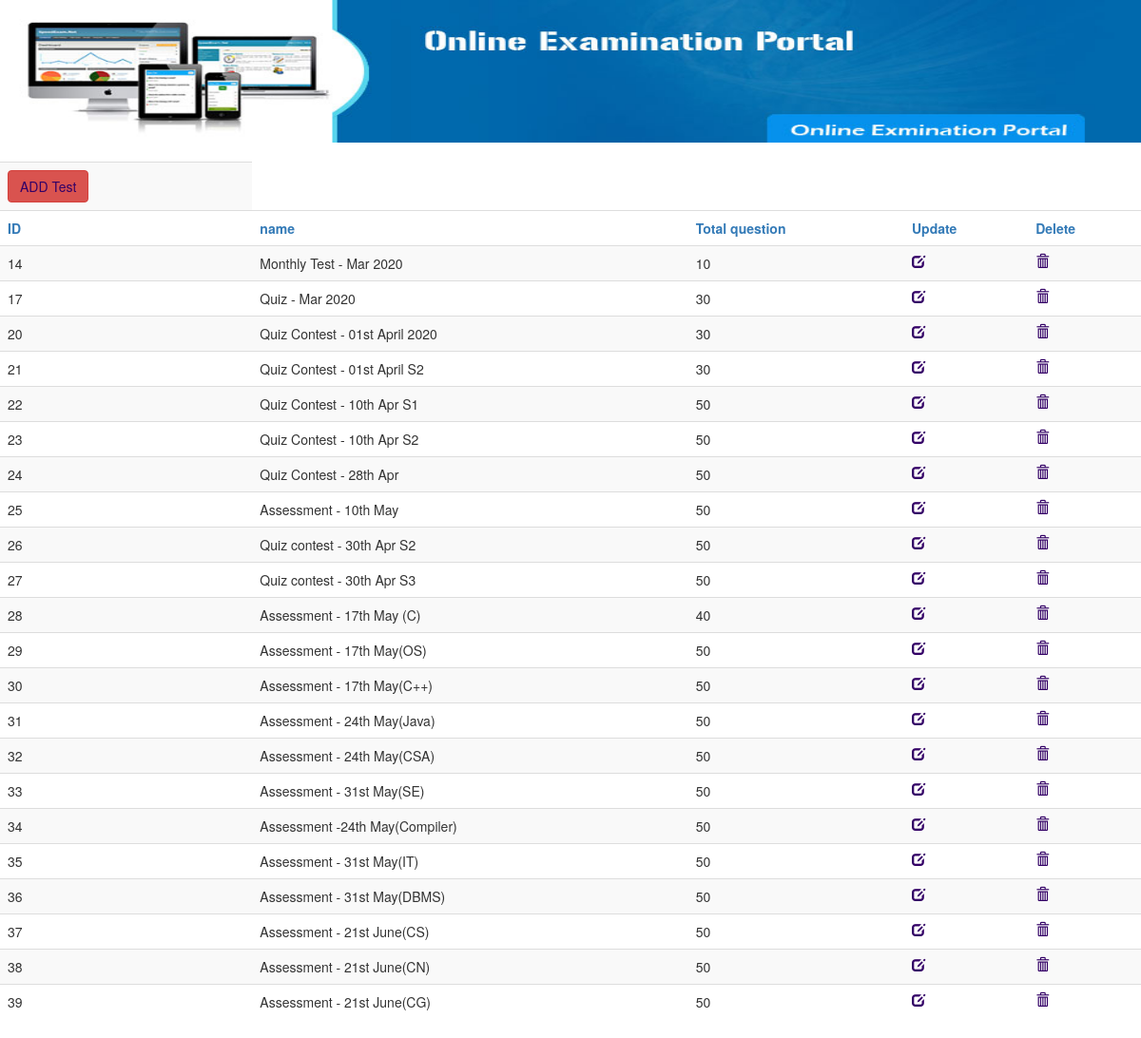
/admin/testview.php, run on the app's committed database.
### tables this page shows
CREATE TABLE `mst_test` (
  `test_id` int(5) NOT NULL,
  `sub_id` int(5) DEFAULT NULL,
  `test_name` varchar(30) DEFAULT NULL,
  `total_que` varchar(15) DEFAULT NULL
);

### admin/testview.php (the view, shortened to what this page needs)
<!DOCTYPE HTML PUBLIC "-//W3C//DTD HTML 4.01 Transitional//EN" "http://www.w3.org/TR/html4/loose.dtd">
<html>
<head>
<link href="../quiz.css" rel="stylesheet" type="text/css">
<link href="quiz.css" rel="stylesheet" type="text/css">
<link rel="stylesheet" href="css/bootstrap.min.css"/>
</head>
<body>
<?php
include("header.php");
include("../database.php");
$sql=mysqli_query($con,"select * from mst_test");
	echo "<table class='table table-striped'>";
	echo"<tr><th><a class='btn btn-danger' href=\"testadd.php\"> ADD Test</a>&emsp;&emsp;</th></tr>";
	echo "<tr><th class='text-primary'>ID</th><th class='text-primary'>name</th>
	<th class='text-primary'>Total question</th>
	<th class='text-primary'>Update</th>
	<th class='text-primary'>Delete</th></tR>";
	while($result=mysqli_fetch_assoc($sql))
	{
$id=$result['test_id'];
	echo "<tr>";
	echo "<td>".$result['test_id']. "</td>";
	echo "<td>".$result['test_name']."</td>";
	echo "<td>".$result['total_que']."</td>";
	echo "<td><a href='testupdate.php?test_id=$id'><span class='glyphicon glyphicon-edit'></span></a></td>";
	echo "<td><a href='testdelete.php?test_id=$id'><span class='glyphicon glyphicon-trash'></span></a></td>";
	echo "</tr>";
	}
	echo "</table>";
?>
</body>
</html>

### admin/header.php (shortened to what this page needs)
<table>
<tr>
    <td width="10%">
     <img border="0" src="h.jpg" width="100%" height="150" align="right"></td>
  </tr>
</table>
  <Table width="100%">
  <tr>
    <td>
		</td>
  </tr>
</table>

### quiz.css (style rules this page uses)
body { margin-left: 0px; margin-top: 0px; }
a:link { color: #330066; text-decoration: none; }

### data on the page
mst_test: test_id "14", test_name "Monthly Test - Mar 2020", total_que "10"
mst_test: test_id "17", test_name "Quiz - Mar 2020", total_que "30"
mst_test: test_id "20", test_name "Quiz Contest - 01st April 2020", total_que "30"
mst_test: test_id "21", test_name "Quiz Contest - 01st April S2", total_que "30"
mst_test: test_id "22", test_name "Quiz Contest - 10th Apr S1", total_que "50"
mst_test: test_id "23", test_name "Quiz Contest - 10th Apr S2", total_que "50"
mst_test: test_id "24", test_name "Quiz Contest - 28th Apr", total_que "50"
mst_test: test_id "25", test_name "Assessment - 10th May", total_que "50"
mst_test: test_id "26", test_name "Quiz contest - 30th Apr S2", total_que "50"
mst_test: test_id "27", test_name "Quiz contest - 30th Apr S3", total_que "50"
mst_test: test_id "28", test_name "Assessment - 17th May (C)", total_que "40"
mst_test: test_id "29", test_name "Assessment - 17th May(OS)", total_que "50"
mst_test: test_id "30", test_name "Assessment - 17th May(C++)", total_que "50"
mst_test: test_id "31", test_name "Assessment - 24th May(Java)", total_que "50"
mst_test: test_id "32", test_name "Assessment - 24th May(CSA)", total_que "50"
mst_test: test_id "33", test_name "Assessment - 31st May(SE)", total_que "50"
mst_test: test_id "34", test_name "Assessment -24th May(Compiler)", total_que "50"
mst_test: test_id "35", test_name "Assessment - 31st May(IT)", total_que "50"
mst_test: test_id "36", test_name "Assessment - 31st May(DBMS)", total_que "50"
mst_test: test_id "37", test_name "Assessment - 21st June(CS)", total_que "50"
mst_test: test_id "38", test_name "Assessment - 21st June(CN)", total_que "50"
mst_test: test_id "39", test_name "Assessment - 21st June(CG)", total_que "50"
